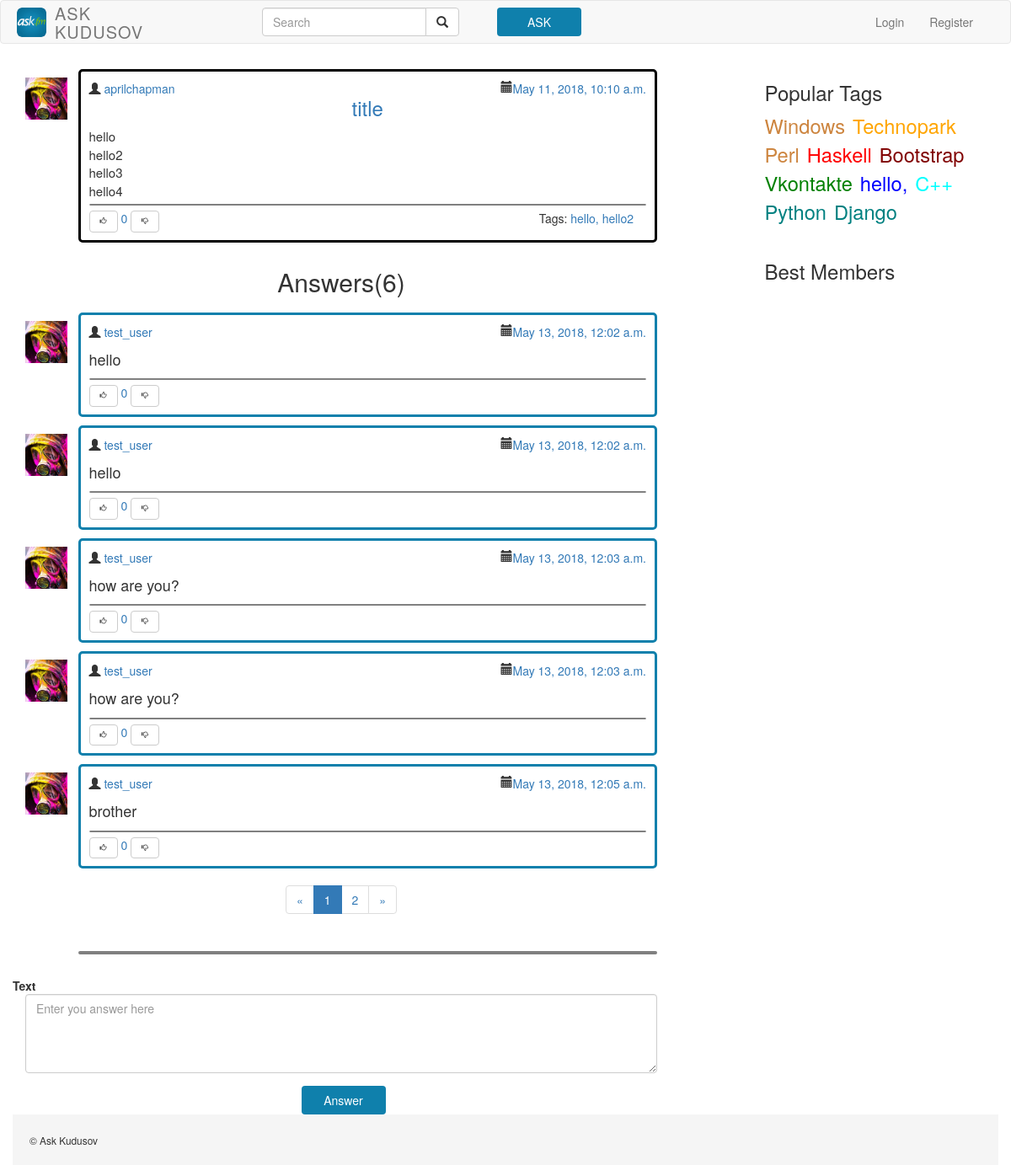
Before: /question/27/ with the older database file.
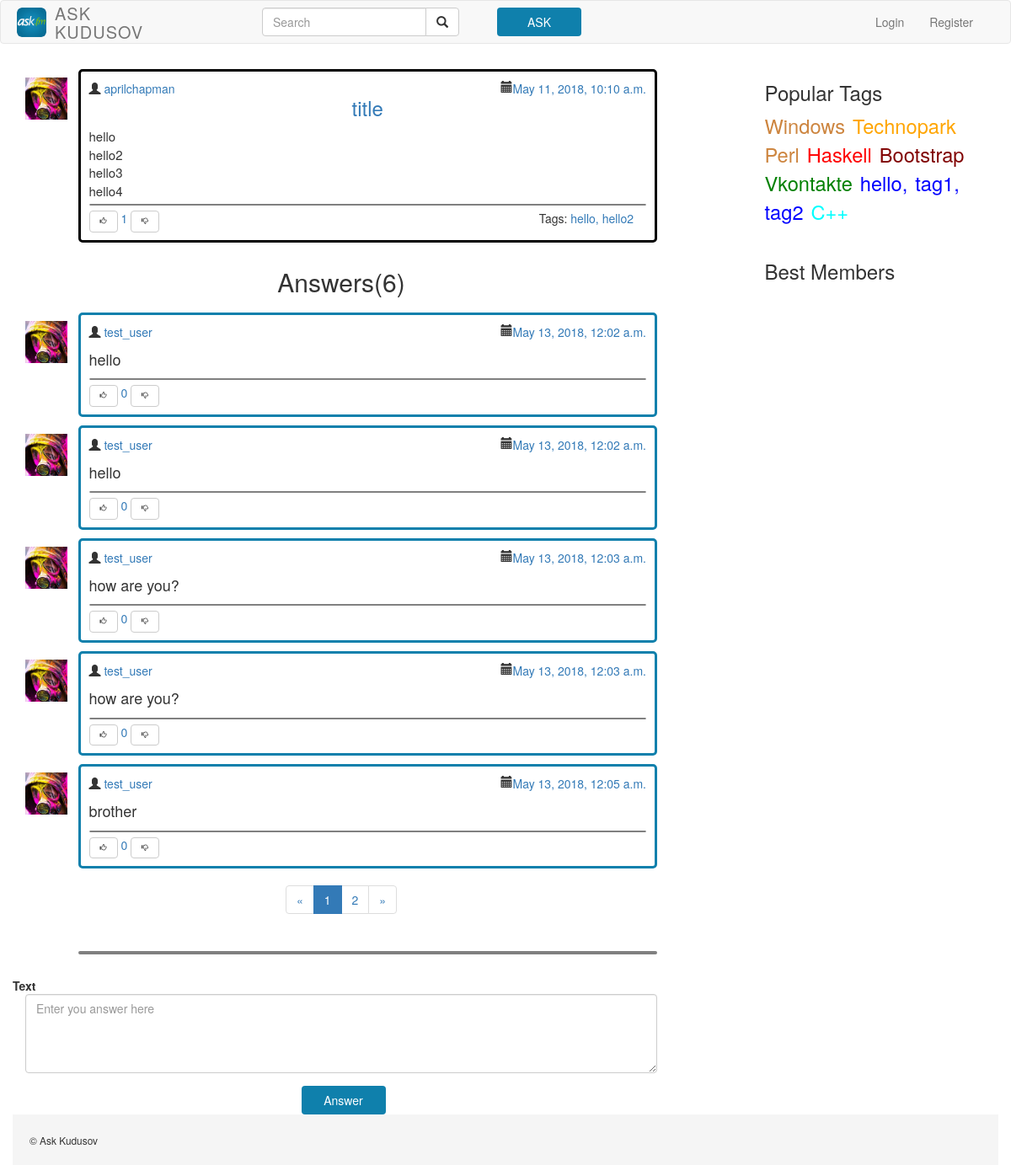
After: the same page with the newer database file.
### ask/models.py (models this page shows)
class Question(models.Model):
    title = models.CharField(max_length=30)
    text = models.TextField()
    author = models.ForeignKey(Profile)
    created_date = models.DateTimeField(default=timezone.now)
    tags = models.ManyToManyField(Tag)
    likes = models.IntegerField(default=0)
    objects = QuestionManager()
    class Meta:
        db_table = 'question'
        ordering = ['-created_date']
    def get_answers(self):
        return Answer.objects.filter(question_id=self.id)
    def get_url(self):
        return '/question/{question_id}'.format(question_id=self.id)

class Profile(models.Model):
    user = models.OneToOneField(User)
    avatar = models.ImageField(upload_to='uploads')

class Tag(models.Model):
    title = models.CharField(max_length=20)
    color = models.CharField(max_length=20, default='blue')
    objects = TagManager()
    def get_url(self):
        return '/tag/{tag_title}'.format(tag_title=self.title)

class Answer(models.Model):
    text = models.TextField()
    question = models.ForeignKey(Question)
    author = models.ForeignKey(Profile)
    created_date = models.DateTimeField(default=timezone.now)
    correct = models.BooleanField(default=False)
    likes = models.IntegerField(default=0)
    class Meta:
        db_table = 'answer'
    def get_url(self):
        return self.question.get_url()

### ask/views.py (the view)
    def decorator(request, *args, **kwargs):
        faker = Faker()
        popular_tags = Tag.objects.get_popular()
        best_members = [faker.name() for _ in range(5)]
        kwargs['best_members'] = best_members
        kwargs['popular_tags'] = popular_tags
        return func(request, *args, **kwargs)

### ask/forms.py (shortened to what this page needs)
class AnswerForm(forms.Form):
    text = forms.CharField(
        widget=forms.Textarea(
            attrs={'class':'form-control', 'rows':'4', 'id':"comment", 'placeholder':"Enter you answer here", 'style': 'width: 100%; max-height: 200px;'}
        ),
        label='Text',
    )
    def __init__(self, user=None, question_id=None, *args, **kwargs):
        self.user = user
        self.question_id = question_id
        forms.Form.__init__(self, *args, **kwargs)

### ask/models.py (called while the page is built)
    def add_question_count(self):
        return self.annotate(questions_count=Count('question'))

    def order_by_question_count(self):
        return self.add_question_count().order_by('-questions_count')

    def get_popular(self):
        return self.order_by_question_count().all()[:10]

### ask/views.py (called while the page is built)
def base_decorator(func):
    def decorator(request, *args, **kwargs):
        faker = Faker()
        popular_tags = Tag.objects.get_popular()
        best_members = [faker.name() for _ in range(5)]
        kwargs['best_members'] = best_members
        kwargs['popular_tags'] = popular_tags
        return func(request, *args, **kwargs)
    return decorator

def pagination(request, html_page, objects, object_name, objects_count, *args, **kwargs):
    paginator = Paginator(objects, objects_count)
    page = request.GET.get('page')
    try:
        objects = paginator.page(page)
    except PageNotAnInteger:
        objects = paginator.page(1)
    except EmptyPage:
        objects = paginator.page(paginator.num_pages)
    kwargs[object_name] = objects
    kwargs['pagination_list'] = objects
    return render(request, html_page, kwargs)

@base_decorator
def single_question(request, question_id, **kwargs):
    print(request.META.get('HTTP_REFERER'))
    if request.method == 'POST':
        form = AnswerForm(request.user, question_id, request.POST)
        if form.is_valid():
            return HttpResponseRedirect(form.save().get_url())
    else:
        form = AnswerForm()
    kwargs['form'] = form
    quest = Question.objects.get(id=question_id)
    quest.text = quest.text.split('\n')
    kwargs['question'] = quest
    answers = quest.get_answers().all()
    return pagination(request, 'single_question.html', answers, 'answers', 5, **kwargs)

### templates/single_question.html
{% extends "base.html" %}
{% load static %}
{%block content%}
	{%include "Modules/question_form.html"%}
{%endblock%}

### templates/base.html (shortened to what this page needs)
<!DOCTYPE html>
<html lang="en">
{% load static %}
  <head>
    <link href="/static/css/bootstrap.min.css" rel="stylesheet">
    <link href="/static/base.css" rel="stylesheet">
  </head>
<body>
<div id = "wrap">
  <nav class="navbar navbar-default navbar-main">
    <div class="container">
      <div class="navbar-header">
        <a class="navbar-brand" href="{% url 'index' %}">
          <img class="logo img-rounded" src="/static/img/logo.jpg"/>
        </a>
        <h3 class="navbar-text">ASK<br>KUDUSOV</h3>
      </div>
      <div class="collapse navbar-collapse" id="bs-example-navbar-collapse-1">
        <div class = "col-sm-4 col-md-4">
          <form class="navbar-form navbar-right">
            <div class="input-group search-area">
                <input type="text" class="form-control" placeholder="Search" name="q">
                <div class="input-group-btn">
                    <button class="btn btn-default" type="submit"><i class="glyphicon glyphicon-search"></i></button>
                </div>
            </div>
          </form>
        </div>
        <div class = "col-sm-2 col-md-2">
          <form class="navbar-form">
            <button type="button" class="btn btn-succes" onclick="location.href = {% url 'ask' %}">ASK</button>
          </form>
        </div>
        <ul class="nav navbar-nav navbar-right">
          {% if user.is_authenticated %}
              <img class = "user-avatar" src = "/static/img/avatar.jpg">
                <li class="dropdown">
                    <a href="#" class="dropdown-toggle user-name" data-toggle="dropdown" role="button" aria-haspopup="true" aria-expanded="false">{{ user.username }}<span class="caret"></span></a>
                    <ul class="dropdown-menu">
                        <li><a href="#">Settings</a></li>
                        <li><a href="{% url 'logout' %}">Log out</a></li>
                    </ul>
                </li>
          {% else%}
          <li><a href={% url 'login' %}>Login</a></li>
          <li><a href={% url 'signup' %}>Register</a></li>
          {% endif %}
        </ul>
      </div>
    </div>
  </nav>
  <main>
  <div class = "container">
    <div class = "row">
      <div class = "col-md-8">
        {%block content%}
        {%endblock%}
      </div>
      <div class = "col-md-offset-1 col-md-3">
        <h3 style= "margin-top: 25px; margin-bottom: -10px;">Popular Tags </h3>
        <ul class = "container-fluid top-tags">
          {% for tag in popular_tags %}
            <li class = "top-tags-list"><a style="color: {{ tag.color }};", href="{{ tag.get_url }}">{{ tag.title }}</a></li>
          {% endfor%}
        </ul>
        <h3>Best Members</h3>
      </div>
    </div>
  </div>
  </main>
  </div>
  <footer class = "">
      <div class="container footer">
        <div class="row">
            <div class="col-md-12 block">
                <small>&copy; Ask Kudusov</small>
            </div>
        </div>
    </div>
  </footer>
</body>
</html>

### templates/Modules/question_form.html
{% extends "Modules/question2.html" %}
{% load static %}
{%block content%}
	{% include "Modules/answer_list.html"%}
{%endblock%}

### templates/Modules/question2.html (shortened to what this page needs)
<div class="col-sm-1 " style=" float: left; padding-top: 20px; padding-right: 10px; padding-left: 0px;">
    <a href = "base.html">
        <img class = "avatar" src = "/static/img/avatar.jpg">
    </a>
</div>
<div class="question-frame-none-color col-sm-11">
    <div class="coll-sm-3">
        <span class="glyphicon glyphicon-user" aria-hidden="true"></span>
        <span><a href="#">{{ question.author.user }}</a></span>
        <span style="float: right"><a href="#">{{ question.created_date }}</a></span>
        <span class="glyphicon glyphicon-calendar" aria-hidden="true" style="float: right"></span>
    </div>
    <a href="{{ question.get_url }}">
        <h3 style = "margin-top: 0px; text-align: center;"> {{ question.title }}</h3>
    </a>
    {% for quest in question.text %}
        <p class = "question-text" style="margin: 0px">{{ quest }} </p>
    {% endfor %}
    <div class = "draw-line-2"></div>
            <div class = "col-sm-3">
              <span>
                  <a href="/likes?obj=question&id={{ question.id }}&type=like">
                    <span class = "btn btn-default btn-like glyphicon glyphicon-thumbs-up" aria-hidden="true" style="font-size: 8px"></span>
                  </a>
                  <span><a href="#">{{ question.likes }}</a></span>
                  <a href="/likes?obj=question&id={{ question.id }}&type=dislike">
                    <span class = "btn btn-default glyphicon glyphicon-thumbs-down" aria-hidden="true" style="font-size: 8px"></span>
                  </a>
              </span>
            </div>
            <div class=" col-sm-9" style="text-align: right">
                Tags:
                  {% for tag in question.tags.all %}
                    <a href="{{ tag.get_url }}">{{tag.title}} </a>
                  {% endfor%}
            </div>
</div>
<div class="col-xs-12">
    <h2 style = "margin-top: 30px; margin-bottom: 10px; text-align: center;"> Answers({{ question.get_answers|length }})</h2>
</div>
{%block content%}
{%endblock%}
<div class = "draw-line col-sm-11" style = "margin-top: 20px; margin-bottom: 20px; float: right"></div>
<form class="form-horizontal" method="POST">
    {% for f in form.visible_fields %}
        <div class="form-group">
            <label class="control-label col-sm-2" style="text-align: left"> {{f.label}} </label>
            <div class="col-sm-12">
                {{ f }}
            </div>
        </div>
    {%  endfor %}
     <div class="form-actions">
         <div class="col-sm-offset-5 col-sm-10">
             <button type="submit" class="btn btn-succes" style = "width:  100px">Answer</button>
         </div>
     </div>
</form>

### templates/Modules/answer_list.html
{% for answer in answers%}
	{% include "Modules/answer2.html" %}
{%endfor%}
{%include "Modules/paginator.html"%}

### templates/Modules/answer2.html (shortened to what this page needs)
{% load index %}
<div class="col-sm-1 " style=" float: left; padding-top: 20px; padding-right: 10px; padding-left: 0px;">
    <a href = "base.html">
        <img class = "avatar" src = "/static/img/avatar.jpg">
    </a>
</div>
<div class="question-frame col-sm-11">
    <div class="coll-sm-3">
        <span class="glyphicon glyphicon-user" aria-hidden="true"></span>
        <span><a href="#">{{ answer.author.user }}</a></span>
        <span style="float: right"><a href="#">{{ answer.created_date }}</a></span>
        <span class="glyphicon glyphicon-calendar" aria-hidden="true" style="float: right"></span>
    </div>
    <p id = "main-question-text">{{answer.text}}</p>
    <div class = "draw-line-2"></div>
            <div class = "col-sm-3">
              <span>
                  <a href="/likes?obj=answer&id={{ answer.id }}&type=like">
                    <span class = "btn btn-default btn-like glyphicon glyphicon-thumbs-up" aria-hidden="true" style="font-size: 8px"></span>
                  </a>
                  <span><a href="#">{{ answer.likes }}</a></span>
                  <a href="/likes?obj=answer&id={{ answer.id }}&type=dislike">
                  <span class = "btn btn-default glyphicon glyphicon-thumbs-down" aria-hidden="true" style="font-size: 8px"></span>
                  </a>
              </span>
            </div>
</div>

### templates/Modules/paginator.html
<div class="row" align="middle">
    <ul class="pagination">
        {% if pagination_list.has_previous %}
            <li><a href="?page={{ pagination_list.previous_page_number }}">&laquo;</a></li>
        {% else %}
            <li><a>&laquo;</a></li>
        {% endif %}
        {% for page in pagination_list.paginator.page_range %}
            {% if page == pagination_list.number %}
                <li class="active"><a href="?page={{ page }}">{{ page }}</a></li>
            {% else %}
                <li><a href="?page={{ page }}">{{ page }}</a></li>
            {% endif %}
        {% endfor %}
        {% if pagination_list.has_next %}
            <li><a href="?page={{ pagination_list.next_page_number }}">&raquo;</a></li>
        {% else %}
            <li><a>&raquo;</a></li>
        {% endif %}
    </ul>
</div>

### static/base.css (style rules this page uses)
html, body { height: 100%; }
.control-label { padding: 0; margin-bottom: 0; text-align: right; }
#wrap { min-height: 100%; }
main { padding-bottom: 60px; }
footer { margin-top: -60px; height: 60px; }
.logo { width: 35px; height: 35px; margin-top: -7px; margin-right: -25px; margin-left: -10px; }
.navbar-text { float: left; margin-right: 20px; margin-left: 20px; margin-top: 4px; margin-bottom: 1px; font-weight: 200; letter-spacing: 1px; text-transform: uppercase; }
h3.navbar-text { font-size: 20px; }
.btn-succes { background: #0f80ac; width: 100px; color: #fff; }
.question-frame { margin-top:10px; border: 3px solid #0f80ac; border-radius: 5px; padding: 10px; }
.question-frame-none-color { margin-top:10px; border: 3px solid black; border-radius: 5px; padding: 10px; }
.draw-line { border: 2px solid gray; border-radius: 5px; margin: 0; }
.draw-line-2 { border: 1px solid gray; border-radius: 3px; margin-left: 0px; margin-right: 0px; margin-top: 5px; margin-bottom: 5px; }
.avatar { float: left; max-width: 50px; max-height: 50px; margin-right: 5px; padding: 0px; }
.question-text { font-size: 15px; overflow: hidden; text-overflow: ellipsis; display: -webkit-box; -webkit-line-clamp: 3; -webkit-box-orient: vertical; }
#main-question-text { text-align: justify; font-size: 18px; }
.btn-like { margin-left: -15px; }
.top-tags { margin-left: -10px; list-style: none; display: inline; }
.top-tags-list { display: inline; font-size: 130%; }
.top-tags-list a { margin-right: 5px; font-size:130%; display: inline; }
.footer { background: #F5F5F5; padding: 20px; height: 100%; }

Changed rows visible on the page:
no longer on this page (row unchanged): Tag: title "Python", color "teal" (drawn), shown under "Popular Tags"
no longer on this page (row unchanged): Tag: title "Django", color "teal" (drawn), shown under "Popular Tags"
changed Question "title": likes "0" → "1"
now on this page (row unchanged): Tag: title "tag1,", shown under "Popular Tags"
now on this page (row unchanged): Tag: title "tag2", shown under "Popular Tags"
